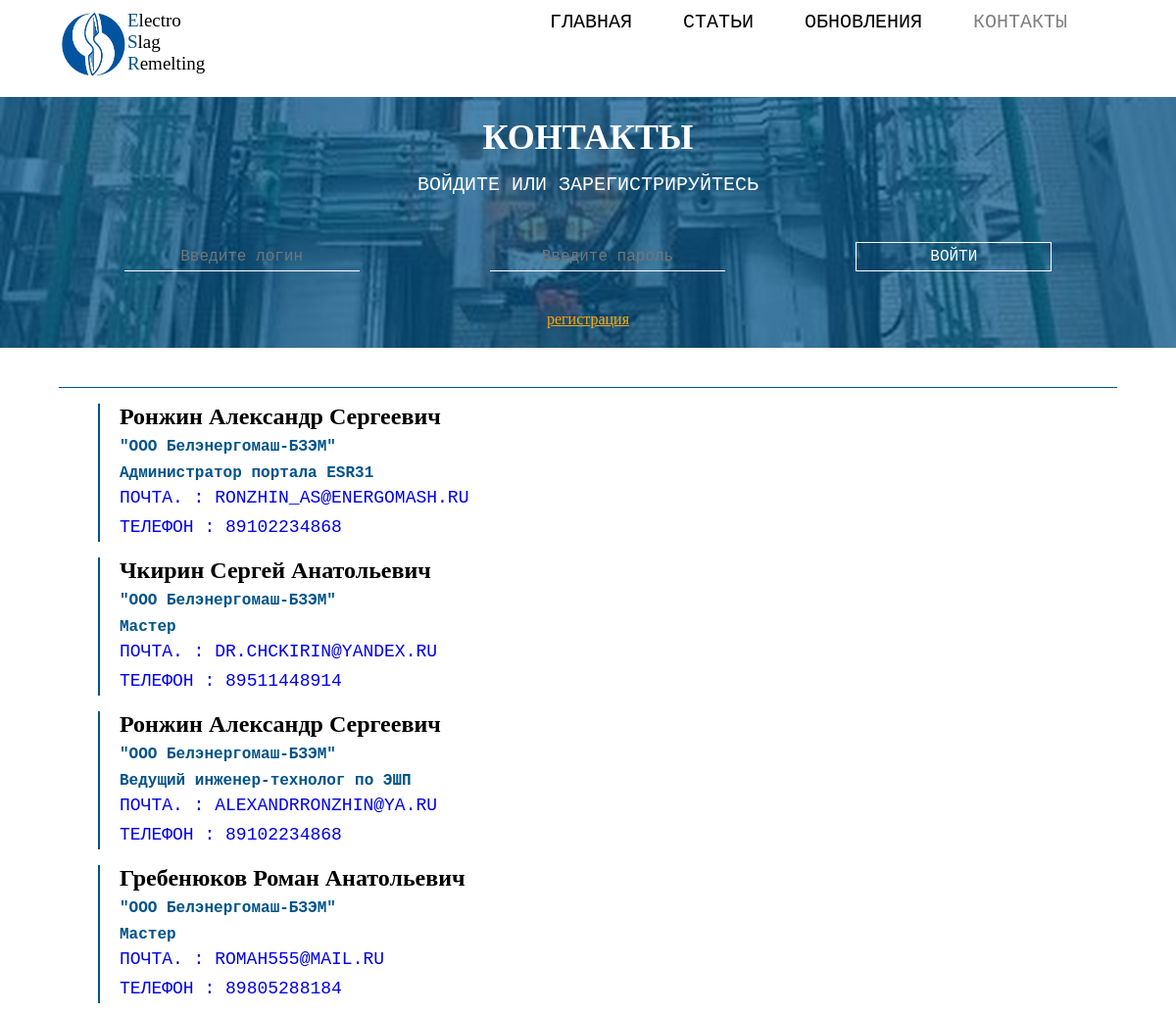
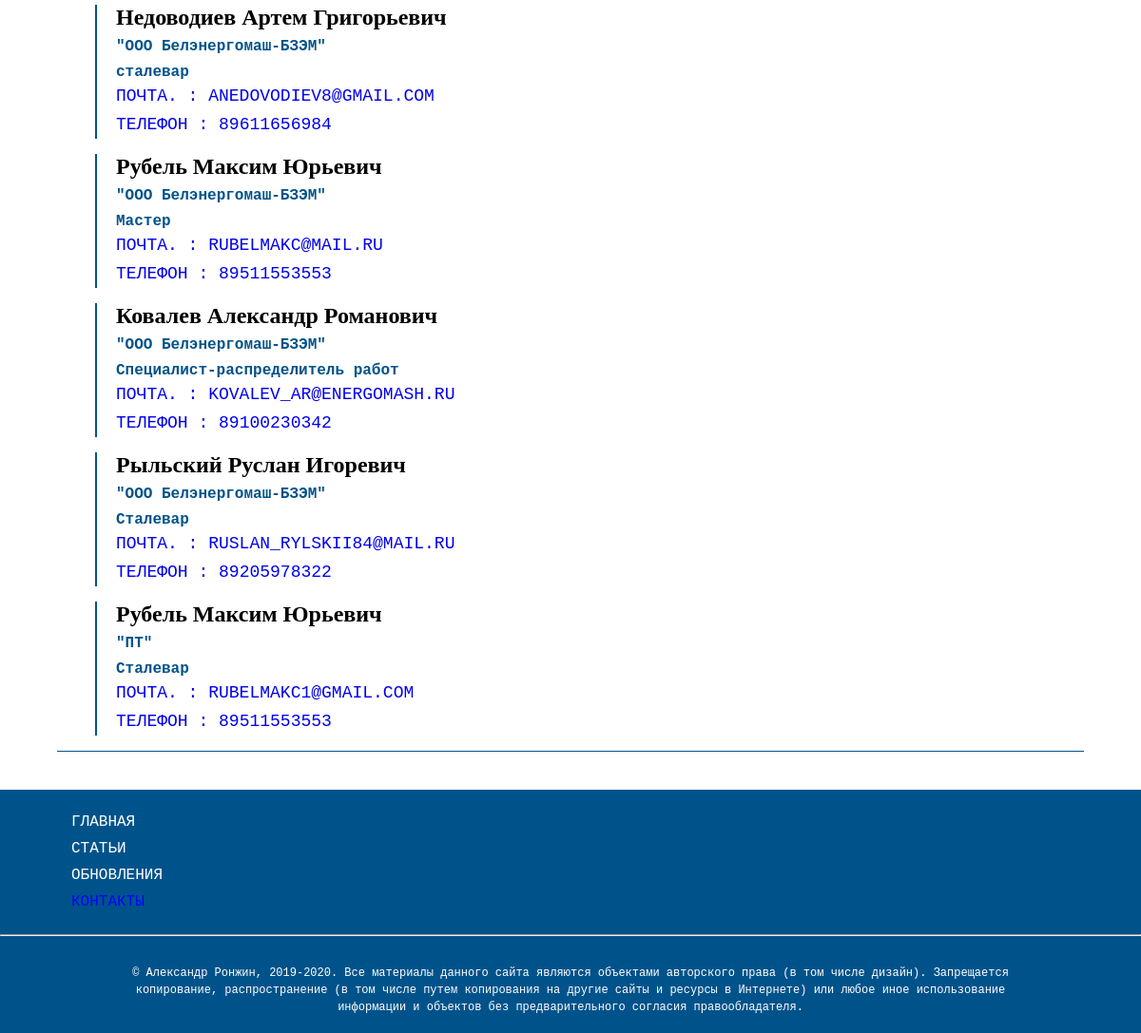
Screenshot of /contact123.php with the database file from the repository (2 pictures, top to bottom).
### tables this page shows
CREATE TABLE `users` (
  `user_id` int(11) NOT NULL AUTO_INCREMENT,
  `user_date_of_registration` timestamp NOT NULL DEFAULT CURRENT_TIMESTAMP,
  `user_name` varchar(100) NOT NULL,
  `user_surname` varchar(100) NOT NULL,
  `user_patronymic` varchar(100) NOT NULL,
  `user_place_of_work` varchar(100) NOT NULL,
  `user_position` varchar(100) NOT NULL,
  `user_email` varchar(100) NOT NULL,
  `user_phone` varchar(50) NOT NULL,
  `user_login` varchar(100) NOT NULL,
  `user_password` varchar(100) NOT NULL,
  `user_type` varchar(100) NOT NULL,
  PRIMARY KEY (`user_id`)
);

### scripts/political_config.php (called while the page is built)
<?php
$political_text = "© Александр Ронжин, 2019-2020.
Все материалы данного сайта являются объектами авторского
права (в том числе дизайн). Запрещается копирование,
распространение (в том числе путем копирования на другие
сайты и ресурсы в Интернете) или любое иное использование
информации и объектов без предварительного согласия правообладателя.";
?>

### contact123.php (the view, shortened to what this page needs)
<?php
require_once "scripts/database_connect.php"
?>
<!DOCTYPE html>
<html lang="ru">
<head>
	<link rel="stylesheet" href="style/index.css">
</head>
<body>
	<div class="header container">
		<div class="logo">
			<img src="img/logo1.png">
			<span>E</span>lectro<br>
			<span>S</span>lag<br>
			<span>R</span>emelting
		</div>
		<div class="menu">
			<ul>
			<li><a href="index.php">главная</a></li>
			<li><a href="articles.php">статьи</a></li>
			<li><a href="updates.php">обновления</a></li>
			<li><a href="contact.php" class="active">контакты</a></li>
			</ul>
		</div>
	</div>
	<div class="desctop">
		<div class="container">
			<h1>Контакты<br><span>войдите или зарегистрируйтесь</span></h1>
			<form action="enter/verification_user.php" method="post">
				<input type="text" name="user_login" placeholder="Введите логин">
				<input type="password" name="user_password" placeholder="Введите пароль">
				<input type="submit" value="ВОЙТИ">
			</form>
			<a href="registration.php">регистрация</a>
		</div>
	</div>
	<div class="content">
<?php
$sql_contcat = "SELECT user_name, user_surname, user_patronymic, user_place_of_work, user_position, user_email, user_phone FROM users;";
$result_contact = mysqli_query($link, $sql_contcat);
while ($row_contcat = mysqli_fetch_array($result_contact)) {
	echo "
	<blockquote>
	<h4>".$row_contcat["user_surname"]." ".$row_contcat["user_name"]." ".$row_contcat["user_patronymic"]."<br><span>\"".$row_contcat["user_place_of_work"]."\"<br>".$row_contcat["user_position"]."</span></h4>
	<a href=\"mailto:".$row_contcat["user_email"]."\" title=\"".$row_contcat["user_email"]."\">Почта. : ".$row_contcat["user_email"]."</a><br>
	<a href=\"".$row_contcat["user_phone"]."\" title=\"".$row_contcat["user_phone"]."\">Телефон : ".$row_contcat["user_phone"]."</a>
	</blockquote>
	";
};
?>
	</div>
	<div class="footer">
		<ul>
			<li><a href="index.php">главная</a></a></li>
			<li><a href="articles.php">Статьи</a></a></li>
			<li><a href="updates.php">Обновления</a></a></li>
			<li><a href="contact.php" class="active">Контакты</a></a></li>
		</ul>
		<hr>
		<p><a href="#"><?php require_once "scripts/political_config.php"; echo $political_text; ?></a></p>
	</div>
</body>
</html>

### style/index.css (style rules this page uses)
body { background-color: white; color: black; margin: 0; padding: 0; }
.container { width: 90%; margin-left: 5%; }
.header { margin-top: 10px; font-family: "Impact"; font-size: 19px; position: relative; height: 100px; overflow: hidden; }
.header::after { content: ""; display: table; clear: both; }
.header::before { content: ""; width: 40px; height: 10px; transform: scale(0); position: absolute; top: 20px; right: 0; border: 5px solid rgba(0, 83, 138, 1); border-left: none; border-right: none; }
.header span { color: rgba(0, 83, 138, 1); }
.header img { width: 70px; float: left; }
.logo { float: left; overflow: hidden; width: 200px; height: 100px; }
.menu { float: right; }
.menu a { display: inline-block; font-family: "Courier new"; font-size: 20px; text-transform: uppercase; color: black; text-decoration: none; margin-right: 50px; margin-bottom: 5px; transition: 0.5s; padding: 1px; border-bottom: 1px solid transparent; }
.menu a.active { color: grey; }
.menu ul { margin: 0; padding: 0; list-style-type: none; max-width: 600px; }
.menu li { float: left; }
.desctop { width: 100%; height: auto; background: url("../img/fon1.jpg") no-repeat center; background-size: cover; margin-top: -35px; position: relative; padding-bottom: 20px; }
.desctop::after { display: block; content: ""; width: 100%; height: 100%; position: absolute; left: 0; top: 0; background-color: rgba(0, 83, 138, 0.7); z-index: 1; }
.desctop h1 { position: relative; z-index: 2; font-family: "impact"; color: white; text-transform: uppercase; font-size: 36px; padding-top: 80px; text-align: center; }
.desctop h1 span { font-family: "Courier new"; font-size: 20px; font-weight: normal; }
.desctop form { padding-top: 110px; padding-bottom: 20px; position: relative; z-index: 2; display: flex; justify-content: space-around; flex-wrap: wrap; }
.desctop form input { flex: 0 1 200px; border: none; background-color: transparent; color: white; border-bottom: 1px solid white; text-align: center; font-family: "Courier new"; font-size: 16px; padding: 5px 15px; margin-bottom: 20px; }
.desctop form input[type=submit] { border: 1px solid white; transition: 0.5s; }
.desctop a { display: block; text-align: center; position: relative; z-index: 2; color: orange; }
.content { height: auto; float: left; width: 60%; margin-left: 5%; margin-top: 40px; margin-bottom: 40px; }
.footer { width: 100%; background-color: rgba(0, 83, 138, 1); height: 100%; }
.footer ul { list-style-type: none; margin: 0; padding: 0; margin-left: 5%; margin-bottom: 20px; }
.footer li:first-child { padding-top: 20px; }
.footer ul a { display: inline-block; padding: 5px 15px; color: white; font-family: "Courier new"; font-size: 16px; text-transform: uppercase; text-decoration: none; }
.footer p { margin: 0; padding: 0; text-align: center; width: 80%; margin-left: 10%; padding-top: 20px; padding-bottom: 20px; }
.footer a { color: white; font-family: "Courier new"; font-size: 12px; text-decoration: none; transition: 0.5s; }
.footer a.active { color: blue; }

### contact123.php (style rules this page uses)
.desctop form { padding-top: 20px; }
.desctop h1 { padding-top: 20px; }
.content { width: 90%; margin-left: 5%; border-top: 1px solid rgba(0, 83, 138, 1); border-bottom: 1px solid rgba(0, 83, 138, 1); }
.content blockquote { border-left: 2px solid rgba(0, 83, 138, 1); padding-left: 20px; }
.content h4 { font-family: "impact"; font-size: 24px; margin: 0; }
.content h4 span { color: rgba(0, 83, 138, 1); font-family: "courier new"; font-size: 16px; }
.content a { display: inline-block; margin: 5px 0px; font-family: "courier new"; font-size: 18px; text-transform: uppercase; text-decoration: none; }

### rows the page displays
users: user_surname "Ронжин", user_name "Александр", user_patronymic "Сергеевич", user_place_of_work "ООО Белэнергомаш-БЗЭМ", user_position "Администратор портала ESR31", user_email "RONZHIN_AS@ENERGOMASH.RU", user_phone "89102234868"
users: user_surname "Чкирин", user_name "Сергей", user_patronymic "Анатольевич", user_place_of_work "ООО Белэнергомаш-БЗЭМ", user_position "Мастер", user_email "DR.CHCKIRIN@YANDEX.RU", user_phone "89511448914"
users: user_surname "Ронжин", user_name "Александр", user_patronymic "Сергеевич", user_place_of_work "ООО Белэнергомаш-БЗЭМ", user_position "Ведущий инженер-технолог по ЭШП", user_email "ALEXANDRRONZHIN@YA.RU", user_phone "89102234868"
users: user_surname "Гребенюков", user_name "Роман", user_patronymic "Анатольевич", user_place_of_work "ООО Белэнергомаш-БЗЭМ", user_position "Мастер", user_email "ROMAH555@MAIL.RU", user_phone "89805288184"
users: user_surname "Недоводиев", user_name "Артем", user_patronymic "Григорьевич", user_place_of_work "ООО Белэнергомаш-БЗЭМ", user_position "сталевар", user_email "ANEDOVODIEV8@GMAIL.COM", user_phone "89611656984"
users: user_surname "Рубель", user_name "Максим", user_patronymic "Юрьевич", user_place_of_work "ООО Белэнергомаш-БЗЭМ", user_position "Мастер", user_email "RUBELMAKC@MAIL.RU", user_phone "89511553553"
users: user_surname "Ковалев", user_name "Александр", user_patronymic "Романович", user_place_of_work "ООО Белэнергомаш-БЗЭМ", user_position "Специалист-распределитель работ", user_email "KOVALEV_AR@ENERGOMASH.RU", user_phone "89100230342"
users: user_surname "Рыльский", user_name "Руслан", user_patronymic "Игоревич", user_place_of_work "ООО Белэнергомаш-БЗЭМ", user_position "Сталевар", user_email "RUSLAN_RYLSKII84@MAIL.RU", user_phone "89205978322"
users: user_surname "Рубель", user_name "Максим", user_patronymic "Юрьевич", user_place_of_work "ПТ", user_position "Сталевар", user_email "RUBELMAKC1@GMAIL.COM", user_phone "89511553553"
